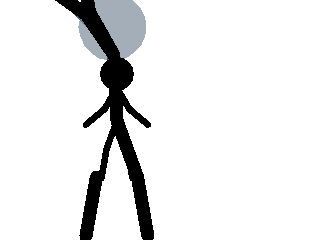
#> input picture core/src/test/resources/formats/v1-kitchen-sink.png, 320 x 240 px, given in place of icon-sketch.jpg, which was not available
$ python make_icon.py ../core/src/test/resources/formats
#> lines starting #> are read from the running program, lines starting #| are printed output that depends on the picture
"""Builds the app icon from the user's own sketch (art/icon-sketch.jpg).

Steps: crop the drawing canvas out of the Procreate screenshot, snap every
pixel to the sketch's three colours (removes JPEG noise), add a margin so iOS's
rounded corners do not clip the feet, then downscale to each icon size.

Usage: python3 -I tools/make_icon.py <repo root>
"""
import os
import sys
from PIL import Image

CANVAS = (416, 100, 2205, 1891)          # inner box of the orange canvas
ORANGE = (241, 174, 93)
WHITE = (252, 252, 252)
BLACK = (14, 14, 14)
MARGIN = 0.06                             # fraction of the icon on each side


def snap(img):
    """Maps each pixel to the nearest of the three palette colours."""
    pal = Image.new("P", (1, 1))
    flat = list(ORANGE) + list(WHITE) + list(BLACK)
    pal.putpalette(flat + [0] * (768 - len(flat)))
    return img.quantize(palette=pal, dither=Image.Dither.NONE).convert("RGB")


def master(root):
#> called with root = '../core/src/test/resources/formats'
    src = Image.open(os.path.join(root, "art", "icon-sketch.jpg")).convert("RGB")
    art = snap(src.crop(CANVAS))
#> in snap, `return img.quantize(palette=pal, dither=Image.Dither.NONE).convert("RG..`: returned value: PIL image 1789x1791 RGB; every value is 0
    side = max(art.size)
#> side = 1791
    full = int(round(side / (1 - 2 * MARGIN)))
#> full = 2035
    out = Image.new("RGB", (full, full), ORANGE)
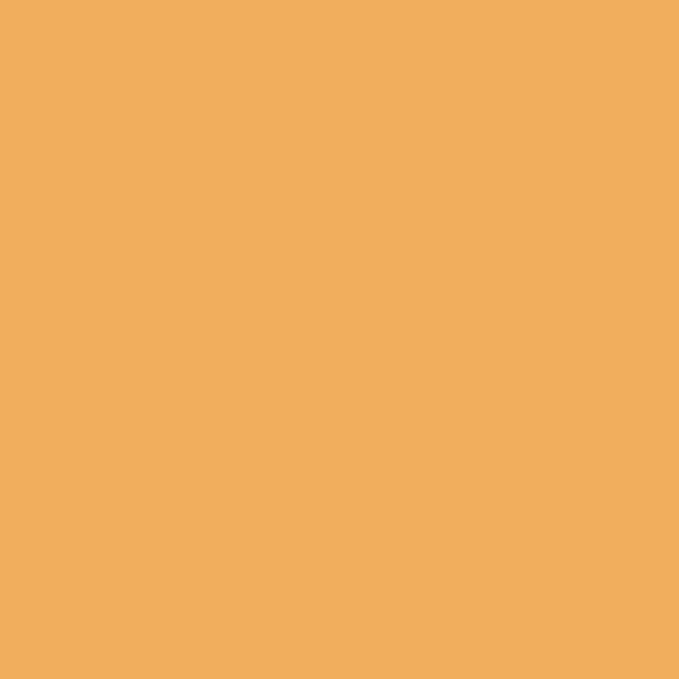
#> out: PIL image 2035x2035 RGB (shown at 1/3 size); mean R, G, B 241, 174, 93
    out.paste(art, ((full - art.size[0]) // 2, (full - art.size[1]) // 2))
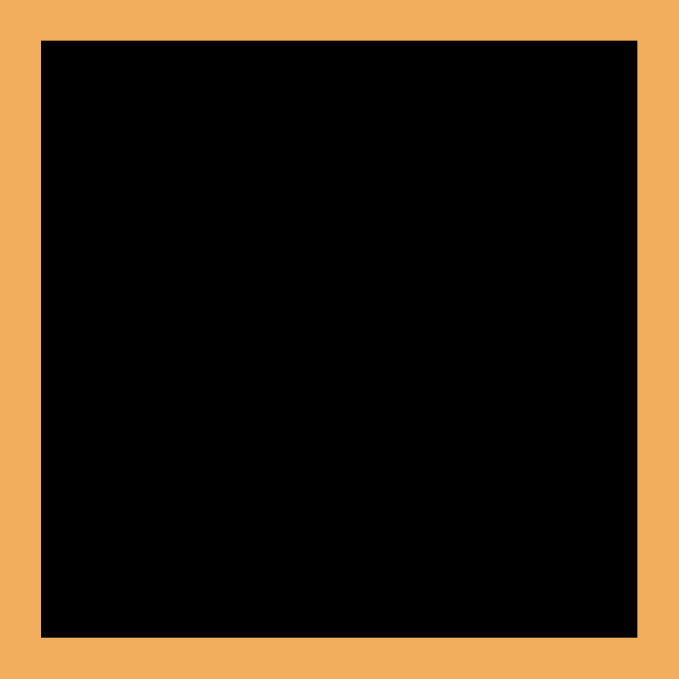
#> out: PIL image 2035x2035 RGB (shown at 1/3 size); mean R, G, B 54.5, 39.4, 21
    return out.resize((1024, 1024), Image.LANCZOS)
#> returned value: PIL image 1024x1024 RGB


def main(root):
    img = master(root)
    out = os.path.join(root, "ios", "data")
    sizes = {
        "AppIcon60x60@2x.png": 120,
        "AppIcon60x60@3x.png": 180,
        "AppIcon76x76@2x~ipad.png": 152,
        "AppIcon83.5x83.5@2x~ipad.png": 167,
    }
    for name, px in sizes.items():
        img.resize((px, px), Image.LANCZOS).save(os.path.join(out, name))
#> this loop made 4 passes
#> pass 1, in main, `img.resize((px, px), Image.LANCZOS).save(os.path.join(out, name))`:
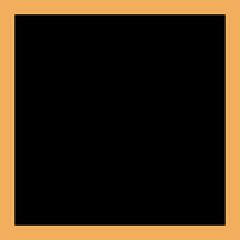
#> saved as AppIcon60x60@2x.png: PIL image 120x120 RGB (shown 2 times larger); mean R, G, B 54.9, 39.7, 21.2
#> pass 2, in main, `img.resize((px, px), Image.LANCZOS).save(os.path.join(out, name))`:
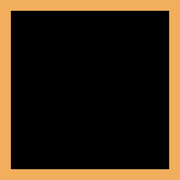
#> saved as AppIcon60x60@3x.png: PIL image 180x180 RGB; mean R, G, B 54.6, 39.4, 21.1
    img.save(os.path.join(root, "art", "icon-1024.png"))
    print("wrote", ", ".join(sizes))


if __name__ == "__main__":
    main(sys.argv[1])
